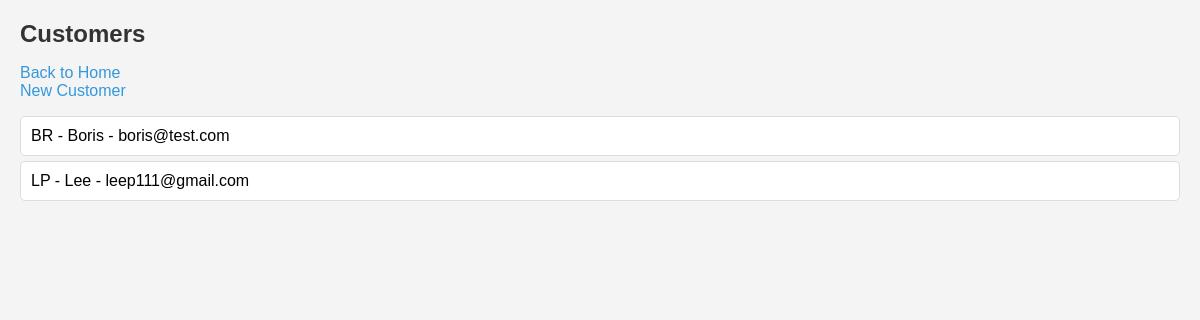
The page /customers on the database as committed earlier.
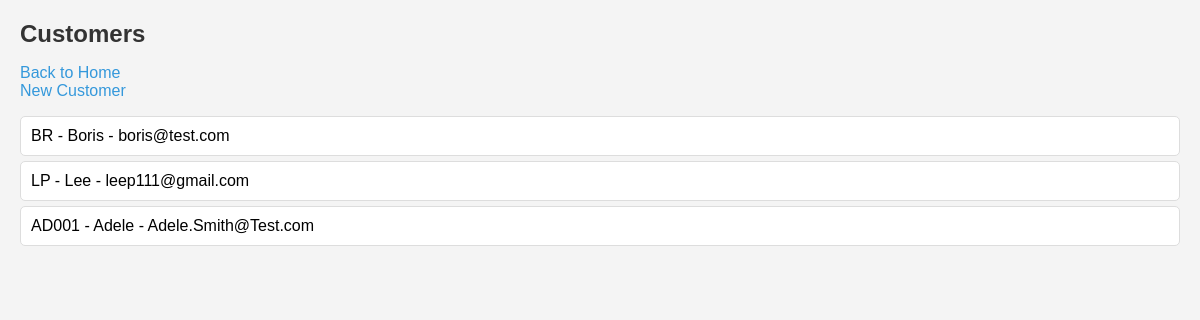
The same page on the database as committed later.
### tables this page shows
CREATE TABLE customers (
            id INTEGER PRIMARY KEY AUTOINCREMENT,
            acct_ref TEXT NOT NULL,
            name TEXT NOT NULL,
            email TEXT NOT NULL
        );

### app.py (the view)
@app.route('/customers')
def customers():
    conn = get_db_connection()
    customers = conn.execute('SELECT * FROM customers').fetchall()
    conn.close()
    return render_template('customers.html', customers=customers)

### app.py (called while the page is built)
def get_db_connection():
    conn = sqlite3.connect('erp.db')
    conn.row_factory = sqlite3.Row
    return conn

### templates/customers.html (shortened to what this page needs)
<!DOCTYPE html>
<html lang="en">
<head>
    <link rel="stylesheet" href="{{ url_for('static', filename='style.css') }}">
</head>
<body>
    <h1>Customers</h1>
    <div><a href="/">Back to Home</a></div>
    <div><a href="/customers/new">New Customer</a></div>
    <ul>
        {% for customer in customers %}
        <li>{{ customer.acct_ref }} - {{ customer.name }} - {{ customer.email }}</li>
        {% endfor %}
    </ul>
</body>
</html>

### static/style.css (style rules this page uses)
body { font-family: Arial, sans-serif; margin: 20px; padding: 0; background-color: #f4f4f4; }
h1 { color: #333; font-size: 24px; }
a { color: #3498db; text-decoration: none; }
ul { list-style: none; padding: 0; }
ul li { background-color: #fff; border: 1px solid #ddd; padding: 10px; margin: 5px 0; border-radius: 5px; }

Rows that differ between the two databases and show on the page:
added customers: acct_ref "AD001", name "Adele", email "Adele.Smith@Test.com"
